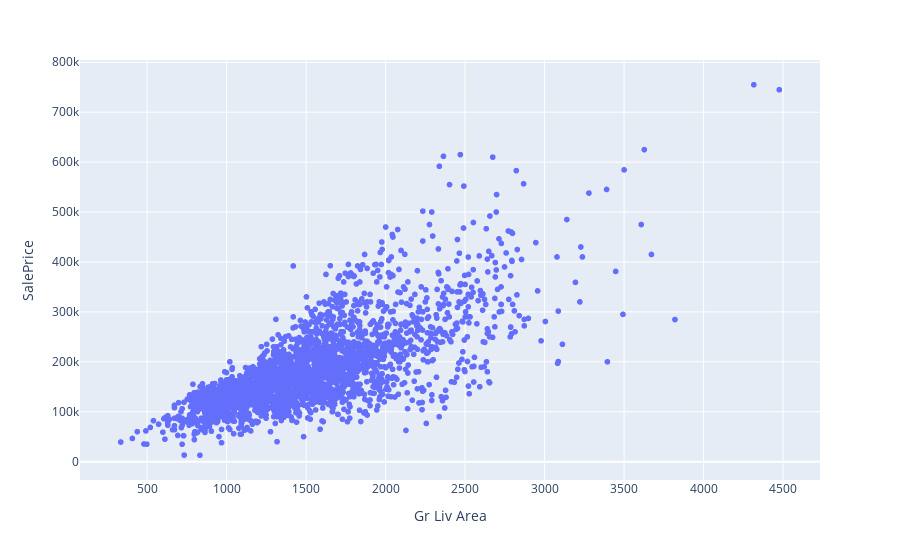

The notebook cell saved with this chart:
### Markdown cell above
### removing the next outlier

### Code cell
px.scatter(df, x= 'Gr Liv Area', y= 'SalePrice',).show()

### Figure 1 — Plotly figure (JSON) as saved in the notebook; plotly's stock layout.template omitted (floating-point values rounded to 4 significant figures; data arrays with more than 128 entries replaced by an {"elided": "..."} marker saying what was removed)
{"data": [{"hovertemplate": "Gr Liv Area=%{x}<br>SalePrice=%{y}<extra></extra>", "legendgroup": "", "marker": {"color": "#636efa", "symbol": "circle"}, "mode": "markers", "name": "", "showlegend": false, "type": "scattergl", "x": {"elided": "2926 int values"}, "xaxis": "x", "y": {"elided": "2926 int values"}, "yaxis": "y"}], "layout": {"legend": {"tracegroupgap": 0}, "margin": {"t": 60}, "xaxis": {"anchor": "y", "domain": [0, 1], "title": {"text": "Gr Liv Area"}}, "yaxis": {"anchor": "x", "domain": [0, 1], "title": {"text": "SalePrice"}}}}
